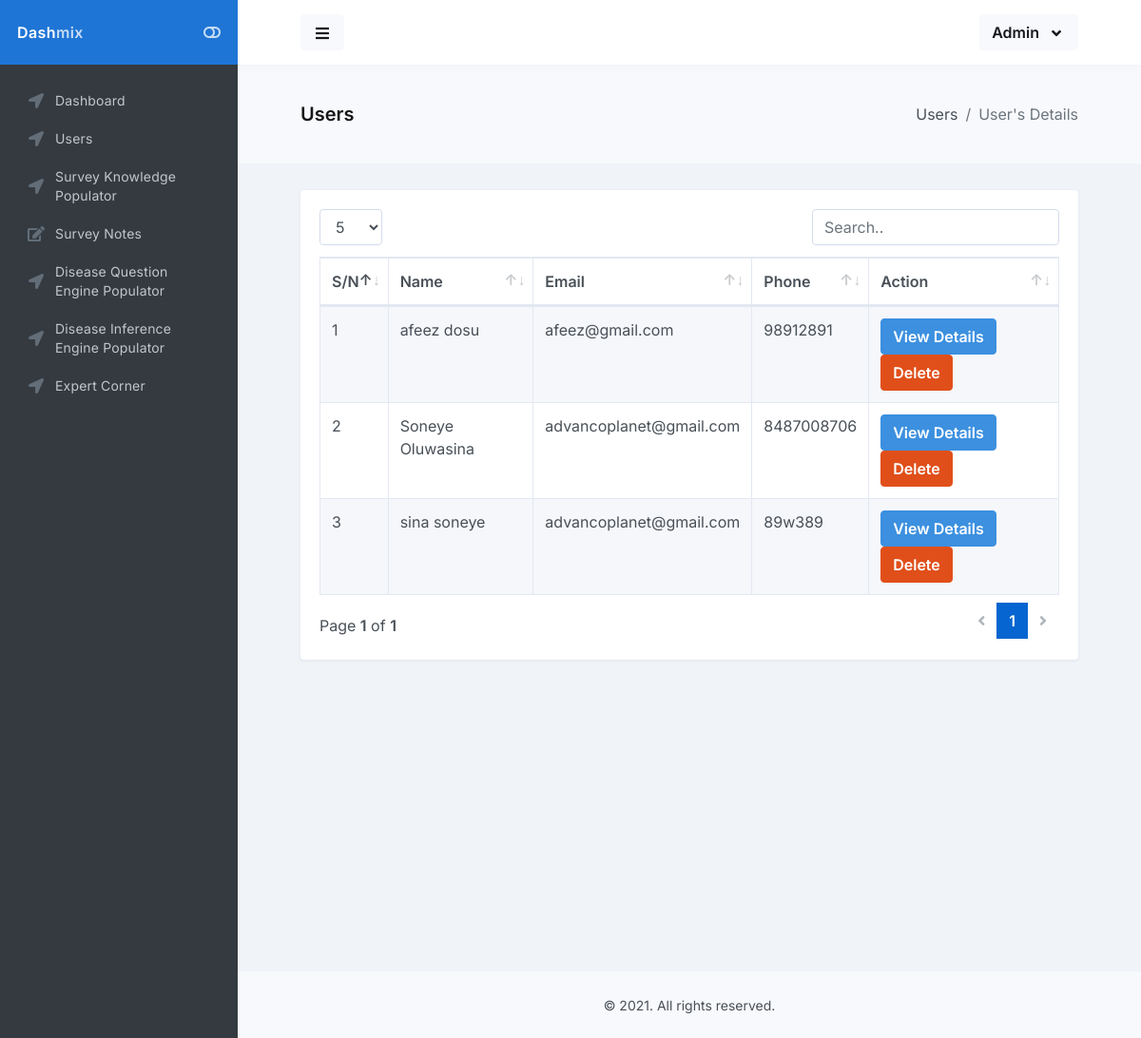
/admin/users.php, run on the app's committed database.
### tables this page shows
CREATE TABLE IF NOT EXISTS `farmer` (
  `farmer_id` int(11) NOT NULL AUTO_INCREMENT,
  `firstname` varchar(150) NOT NULL,
  `lastname` varchar(150) NOT NULL,
  `farm_address` text NOT NULL,
  `gender` varchar(50) NOT NULL,
  `phone` varchar(150) NOT NULL,
  `email` varchar(150) NOT NULL,
  `password` varchar(150) NOT NULL,
  `date_created` date NOT NULL,
  `new_user_status` int(11) DEFAULT NULL,
  PRIMARY KEY (`farmer_id`)
);

### classes/DB.class.php (called while the page is built, shortened)
<?php
class DB{
    private $db_config = ['host'=>'localhost',
                          'username'=>'root',
                          'password'=>'',
                          'database'=>'expert',
                          'charset'=>'utf8mb4'];
    public $pdo;
    public $query;
    public function __construct()
    {
        $dsn = "mysql:host=".$this->db_config['host'].";dbname=".$this->db_config['database'].";charset=".$this->db_config['charset'];
        $options = [
            PDO::ATTR_ERRMODE            => PDO::ERRMODE_EXCEPTION,
            PDO::ATTR_DEFAULT_FETCH_MODE => PDO::FETCH_ASSOC,
            PDO::ATTR_EMULATE_PREPARES   => false,
        ];
        try {
            $this->pdo = new PDO($dsn, $this->db_config['username'], $this->db_config['password'], $options);
        } catch (\PDOException $e) {
            throw new \PDOException($e->getMessage(), (int)$e->getCode());
        }
    }
    public function queryStatement($statement, $value = [])
    {
        $this->query = $this->pdo->prepare($statement);
        if($this->query){
            return $this->query->execute($value);
        }else{
            return false;
        }
    }
    public function fALL()
    {
        $fetch_all_data = $this->query->fetchAll(PDO::FETCH_OBJ);
        if($fetch_all_data)
        {
            return $fetch_all_data;
        }else{
            return false;
        }
    }
}

### classes/Farmer.class.php (called while the page is built, shortened)
<?php
class Farmer extends DB
{
    public function all_farmers (){
        $arr = [];
        $query = PARENT::queryStatement("SELECT * FROM farmer ORDER BY farmer_id DESC", $arr);
        return PARENT::fALL();
    }
}

### admin/users.php (the view)
<?php
include "includes/header.php";
include "includes/sidebar.php";
?>
<main id="main-container">
    <div class="bg-body-light">
        <div class="content content-full">
            <div class="d-flex flex-column flex-sm-row justify-content-sm-between align-items-sm-center">
                <h1 class="flex-sm-fill font-size-h4 font-w900 mt-2 mb-0 mb-sm-2">Users</h1>
                <nav class="flex-sm-00-auto ml-sm-3" aria-label="breadcrumb">
                    <ol class="breadcrumb">
                        <li class="breadcrumb-item">Users</li>
                        <li class="breadcrumb-item active" aria-current="page">User's Details</li>
                    </ol>
                </nav>
            </div>
        </div>
    </div>
    <div class="content">
        <div class="block block-rounded">
            <div class="block-content block-content-full">
                <table class="table table-bordered table-striped js-dataTable-full" style="width: 100%">
                    <thead>
                        <tr>
                            <th>S/N</th>
                            <th>Name</th>
                            <th>Email</th>
                            <th>Phone</th>
                            <th>Action</th>
                        </tr>
                    </thead>
                    <tbody>
                    <?php
                    $count =1;
                        $all_farmers = $farmer->all_farmers();
                        foreach ($all_farmers as $all_farmers) {?>
                        <tr>
                            <td><?= $count++ ?></td>
                            <td><?= $all_farmers->firstname.' '.$all_farmers->lastname?></td>
                            <td><?= $all_farmers->email ?></td>
                            <td><?= $all_farmers->phone ?></td>
                            <td><a class="btn btn-info" href="user-details.php?farmer_id=<?= $all_farmers->farmer_id?>">View Details</a><a href="api/delete-farmer.php?farmer_id=<?= $all_farmers->farmer_id ?>" class="btn btn-danger" href="">Delete</a></td>
                        </tr>
                        <?php }?>
                    </tbody>
                </table>
            </div>
        </div>
    </div>
</main>
<?php
include "includes/footer.php";
?>

### data on the page
farmer: firstname "afeez", lastname "dosu", email "afeez@gmail.com", phone "98912891"
farmer: firstname "Soneye", lastname "Oluwasina", email "advancoplanet@gmail.com", phone "8487008706"
farmer: firstname "sina", lastname "soneye", email "advancoplanet@gmail.com", phone "89w389"
